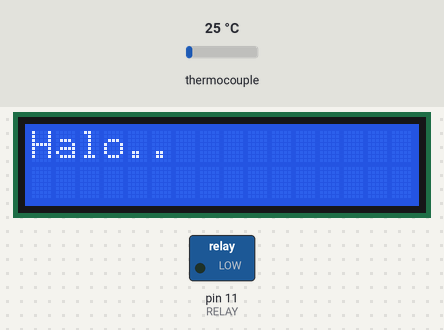
A sketch run on a simulated Arduino Uno, built with avr-gcc and run on an emulated ATmega328P. On the bench: 16×2 character LCD, switched loads named in the sketch (green lamp = pin HIGH). Inputs (shaded band) come from the test bench; at power-on: thermocouple 25 °C.

Above: at 0.1 s.
At 6.2 s:
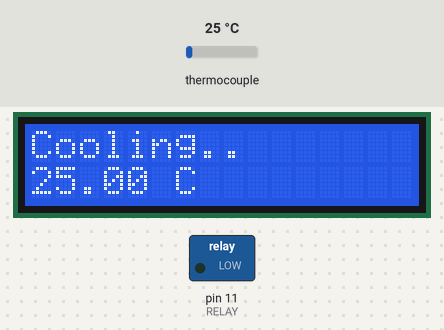
6.3 s: thermocouple set to 11 °C
7.8 s: thermocouple set to 8 °C
At 8.9 s:
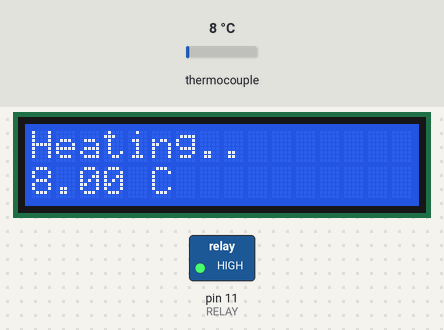
9.6 s: thermocouple set to 6 °C
Timing chart, 0 to 12.6 s (numbered marks = the images above; inputs shaded):
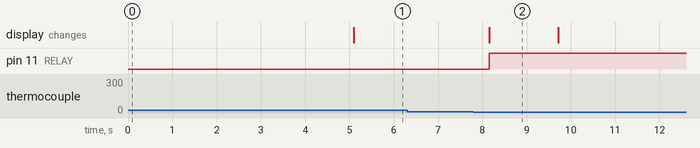

Measured:
- the behaviour switches between 10 and 9 °C on thermocouple (found by bisection; images 1 and 2)
- after the input at 6.3 s, every drawn part: stays the same
- after the input at 7.8 s, pin 11 (RELAY): LOW → HIGH after 0.36 s; the display: changes after 0.36 s (image 2)

The sketch:

unima_sangrai.ino
```cpp
#include "max6675.h"
#include <Wire.h>
#include <LiquidCrystal_I2C.h>

/* Pin Mapping
MAX6675 so   = 4
MAX6676 cs   = 5
MAX6675 sck  = 6
LCD SDA      = A4
LCD SCL      = A5
RELAY        = 11
*/

// MAX6675 Settings
int soPin = 4;   // SO  = Serial Out
int csPin = 5;   // CS  = chip select CS pin
int sckPin = 6;  // SCK = Serial Clock pin
MAX6675 mx(sckPin, csPin, soPin);

// LCD Settings
LiquidCrystal_I2C lcd(0x27, 16, 2);

// PARAMETER
#define UPPER_BOUND 19.0  // Relay will go off, when desired temperature is reached
#define LOWER_BOUND 10.0  // Relay will go on, when desired temperature is reached

#define RELAY 11
#define RELAY_ON HIGH
#define RELAY_OFF LOW

void setup() {
  Serial.begin(9600);

  // Initialize LCD
  lcd.begin();
  lcd.backlight();
  showLCD("Halo..","");
  delay(5000);

  // Initialize Relay
  pinMode(RELAY, OUTPUT);
  digitalWrite(RELAY, RELAY_OFF);
}

void loop() {
  float temperature = mx.readCelsius();
  if(temperature > UPPER_BOUND){
    showLCD("Cooling..", String(temperature) + " C");
    digitalWrite(RELAY, RELAY_OFF);
  }
  else if(temperature < LOWER_BOUND){
    showLCD("Heating..", String(temperature) + " C");
    digitalWrite(RELAY, RELAY_ON);
  }
  delay(500);
}

void showLCD(String text_row_1, String text_row_2){
  lcd.clear();
  lcd.setCursor(0,0);
  lcd.print(text_row_1);
  lcd.setCursor(0,1);
  lcd.print(text_row_2);
}
```
